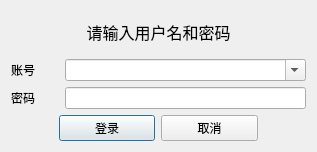
<?xml version="1.0" encoding="UTF-8"?>
<ui version="4.0">
 <class>LoginDialog</class>
 <widget class="QDialog" name="LoginDialog">
  <property name="geometry">
   <rect>
    <x>0</x>
    <y>0</y>
    <width>317</width>
    <height>152</height>
   </rect>
  </property>
  <property name="windowTitle">
   <string>登陆</string>
  </property>
  <layout class="QVBoxLayout" name="verticalLayout" stretch="1,2,2,1">
   <item>
    <widget class="QLabel" name="label_3">
     <property name="font">
      <font>
       <family>宋体</family>
       <pointsize>12</pointsize>
      </font>
     </property>
     <property name="text">
      <string>请输入用户名和密码</string>
     </property>
     <property name="alignment">
      <set>Qt::AlignCenter</set>
     </property>
    </widget>
   </item>
   <item>
    <layout class="QHBoxLayout" name="horizontalLayout" stretch="1,5">
     <item>
      <widget class="QLabel" name="label">
       <property name="text">
        <string>账号</string>
       </property>
      </widget>
     </item>
     <item>
      <widget class="QComboBox" name="comboBoxUsername">
       <property name="editable">
        <bool>true</bool>
       </property>
      </widget>
     </item>
    </layout>
   </item>
   <item>
    <layout class="QHBoxLayout" name="horizontalLayout_2" stretch="1,5">
     <item>
      <widget class="QLabel" name="label_2">
       <property name="text">
        <string>密码</string>
       </property>
      </widget>
     </item>
     <item>
      <widget class="QLineEdit" name="editPassword">
       <property name="echoMode">
        <enum>QLineEdit::Password</enum>
       </property>
      </widget>
     </item>
    </layout>
   </item>
   <item>
    <layout class="QHBoxLayout" name="horizontalLayout_3" stretch="1,2,2,1">
     <item>
      <spacer name="horizontalSpacer_3">
       <property name="orientation">
        <enum>Qt::Horizontal</enum>
       </property>
       <property name="sizeHint" stdset="0">
        <size>
         <width>40</width>
         <height>20</height>
        </size>
       </property>
      </spacer>
     </item>
     <item>
      <widget class="QPushButton" name="btnLogin">
       <property name="text">
        <string>登录</string>
       </property>
      </widget>
     </item>
     <item>
      <widget class="QPushButton" name="btnCancel">
       <property name="text">
        <string>取消</string>
       </property>
      </widget>
     </item>
     <item>
      <spacer name="horizontalSpacer_2">
       <property name="orientation">
        <enum>Qt::Horizontal</enum>
       </property>
       <property name="sizeHint" stdset="0">
        <size>
         <width>40</width>
         <height>20</height>
        </size>
       </property>
      </spacer>
     </item>
    </layout>
   </item>
  </layout>
 </widget>
 <resources/>
 <connections>
  <connection>
   <sender>btnCancel</sender>
   <signal>clicked()</signal>
   <receiver>LoginDialog</receiver>
   <slot>reject()</slot>
   <hints>
    <hint type="sourcelabel">
     <x>306</x>
     <y>200</y>
    </hint>
    <hint type="destinationlabel">
     <x>206</x>
     <y>112</y>
    </hint>
   </hints>
  </connection>
 </connections>
</ui>
